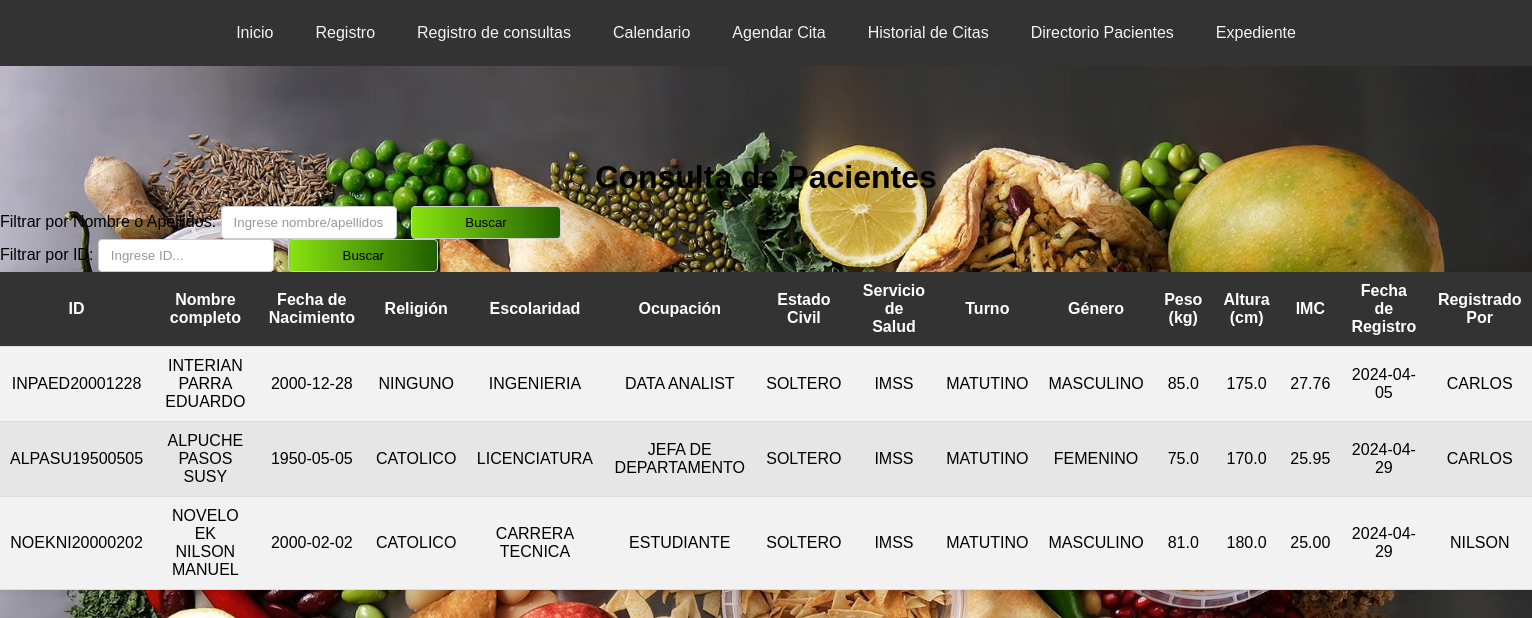
Before: /consultar (signed in) with the older database file.
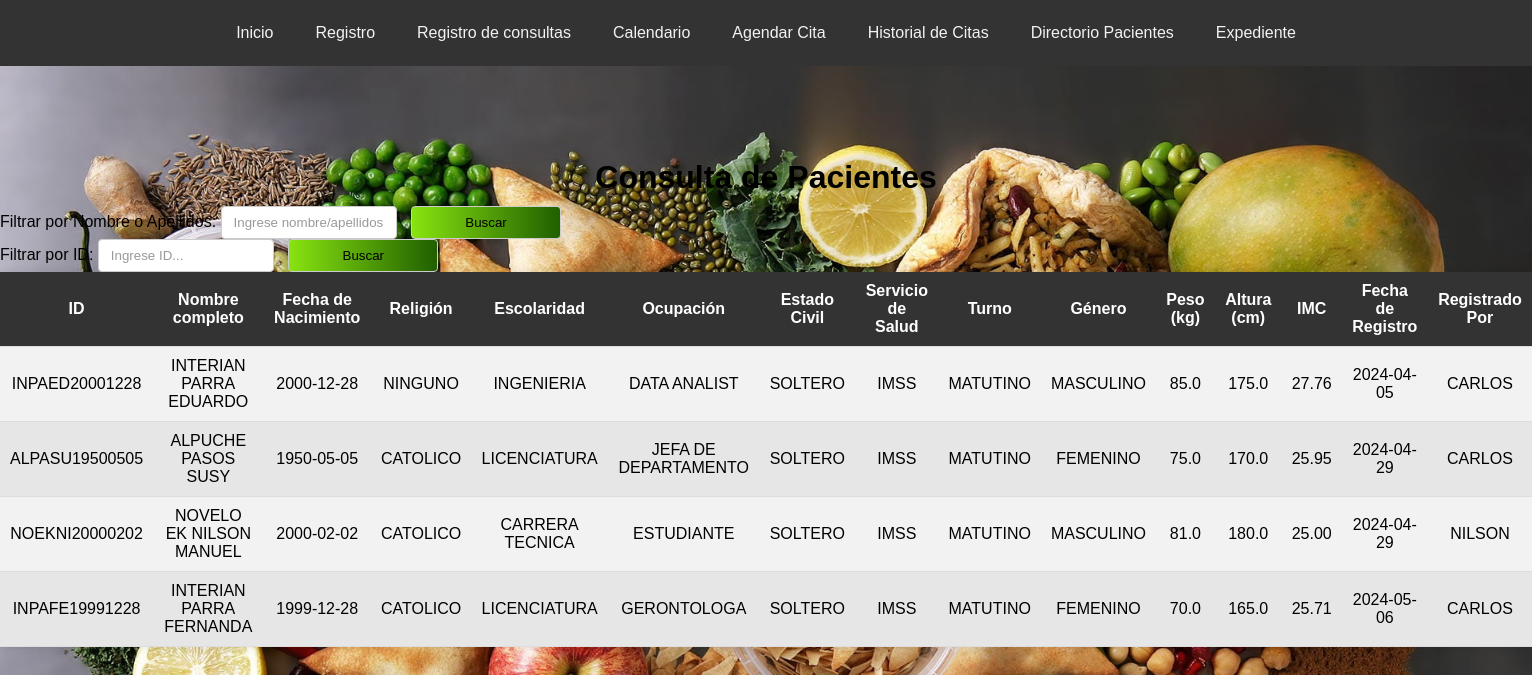
After: the same page with the newer database file.
### tables this page shows
CREATE TABLE pacientes (
                    id_paciente TEXT PRIMARY KEY,
                    primer_apellido TEXT NOT NULL,
                    segundo_apellido TEXT NOT NULL,
                    nombres TEXT NOT NULL,
                    fecha_nacimiento TEXT NOT NULL,
                    religion TEXT NOT NULL,
                    escolaridad TEXT NOT NULL,
                    ocupacion TEXT NOT NULL,
                    estado_civil TEXT NOT NULL,
                    servicio_salud TEXT NOT NULL,
                    celular TEXT NOT NULL,
                    turno TEXT NOT NULL,
                    genero TEXT NOT NULL,
                    peso REAL NOT NULL,
                    altura REAL NOT NULL,
                    imc REAL NOT NULL,
                    fecha_registro TEXT NOT NULL,
                    registrado_por TEXT NOT NULL
                );

### app.py (the view, shortened to what this page needs)
@app.route('/consultar', methods=['GET', 'POST'])
@login_required
def consulta_paciente():
    with get_db_connection() as connection:
        cursor = connection.cursor()
        cursor.execute("SELECT * FROM pacientes")
        pacientes = cursor.fetchall()
    return render_template('consultar.html', pacientes=pacientes)

### app.py (called while the page is built)
def get_db_connection():
    return sqlite3.connect('nutricion_consulta.db')

def login_required(f):
    @wraps(f)
    def decorated_function(*args, **kwargs):
        if 'username' not in session:
            return redirect(url_for('login'))
        return f(*args, **kwargs)
    return decorated_function

### templates/consultar.html (shortened to what this page needs)
<!DOCTYPE html>
<html lang="en">
<head>
    <link rel="stylesheet" href="{{ url_for('static', filename='css/style.css') }}">
</head>
<body>
    <div class="navbar" id="navbar">
        <a href="/">Inicio</a>
        <a href="/registro">Registro</a>
        <a href="/consultar">Registro de consultas</a>
        <a href="/options">Calendario</a>
        <a href="/agendar_cita">Agendar Cita</a>
        <a href="/historial_citas">Historial de Citas</a>
        <a href="/directorio_pacientes">Directorio Pacientes</a>
        <a href="/expediente">Expediente</a>
        </div>
    <br>      <br>   </br></br>
    <h1>Consulta de Pacientes</h1>
    <form action="{{ url_for('consulta_paciente') }}" method="post" class="filter-form">
        <label for="filtro_apellidos">Filtrar por Nombre o Apellidos:</label>
        <input type="text" id_paciente="filtro_apellidos" name="filter_text" placeholder="Ingrese nombre/apellidos..">
        <input type="submit" value="Buscar">
    </form>
    <form action="{{ url_for('consulta_paciente') }}" method="post" class="filter-form">
        <label for="filtro_id">Filtrar por ID:</label>
        <input type="text" id="filtro_id" name="filter_text" placeholder="Ingrese ID...">
        <input type="submit" value="Buscar">
    </form>
    <div class="table-container">
    <table>
        <tr>
            <th>ID</th>
            <th>Nombre completo</th>
            <th>Fecha de Nacimiento</th>
            <th>Religión</th>
            <th>Escolaridad</th>
            <th>Ocupación</th>
            <th>Estado Civil</th>
            <th>Servicio de Salud</th>
            <th>Turno</th>
            <th>Género</th>
            <th>Peso (kg)</th>
            <th>Altura (cm)</th>
            <th>IMC</th>
            <th>Fecha de Registro</th>
            <th>Registrado Por</th>
        </tr>
        {% for paciente in pacientes %}
        <tr>
            <td>{{ paciente[0] }}</td>
            <td>{{ paciente[1] }} {{ paciente[2] }} {{ paciente[3] }}</td>
            <td>{{ paciente[4] }}</td>
            <td>{{ paciente[5] }}</td>
            <td>{{ paciente[6] }}</td>
            <td>{{ paciente[7] }}</td>
            <td>{{ paciente[8] }}</td>
            <td>{{ paciente[9] }}</td>
            <td>{{ paciente[11] }}</td>
            <td>{{ paciente[12] }}</td>
            <td>{{ paciente[13] }}</td>
            <td>{{ paciente[14] }}</td>
            <td>{{ '%.2f' % paciente[15] }}</td>
            <td>{{ paciente[16] }}</td>
            <td>{{ paciente[17] }}</td>
        </tr>
        {% endfor %}
    </table>
    </div>
</body>
</html>

### static/css/style.css (style rules this page uses)
body { font-family: Arial, sans-serif; margin: 0; padding: 0; background-image: url('/static/css/Imagen/fondo.jpg'); background-size: cover; background-position: auto; background-repeat: no-repeat; background-attachment: scroll; }
.navbar { overflow: hidden; background-color: #333; display: flex; justify-content: center; padding: 10px 0; }
.navbar a { color: #f2f2f2; text-align: center; padding: 14px 16px; text-decoration: none; transition: background-color 0.3s ease; border-radius: 5px; margin: 0 5px; }
button, .button, .btn-login, input[type="submit"] { display: inline-block; padding: 10px 20px; border-radius: 5px; cursor: pointer; border: #215f00; text-decoration: none; background: #215f00; background: -webkit-linear-gradient(to right, #88e410, #215f00); background: linear-gradient(to right, #88e410, #215f00); }
input[type="text"]::placeholder, input[type="password"]::placeholder { color: #999; }
input[type="text"], input[type="number"], input[type="submit"], .add-button { width: 150px; padding: 8px 12px; margin-right: 10px; border-radius: 4px; border: 1px solid #ccc; cursor: pointer; }
table { width: 100%; border-collapse: collapse; margin-bottom: 20px; background-color: #fff; border-radius: 8px; box-shadow: 0 0 10px rgba(0, 0, 0, 0.1); }
th, td { padding: 10px; text-align: center; border-bottom: 1px solid #ddd; transition: background-color 0.3s; }
th { background-color: #333; color: #ffffff; }
tr:nth-child(even) { background-color: #f2f2f2; }
tr:nth-child(odd) { background-color: #e6e6e6; }
h1, h2, strong { color: #000000; }
h1 { margin-bottom: 10px; text-align: center; }

Changed rows visible on the page:
added pacientes: id_paciente "INPAFE19991228", primer_apellido "INTERIAN", segundo_apellido "PARRA", nombres "FERNANDA", fecha_nacimiento "1999-12-28", religion "CATOLICO", escolaridad "LICENCIATURA", ocupacion "GERONTOLOGA", estado_civil "SOLTERO", servicio_salud "IMSS", turno "MATUTINO", genero "FEMENINO", peso "70.0", altura "165.0", imc "25.71", fecha_registro "2024-05-06", registrado_por "CARLOS"
